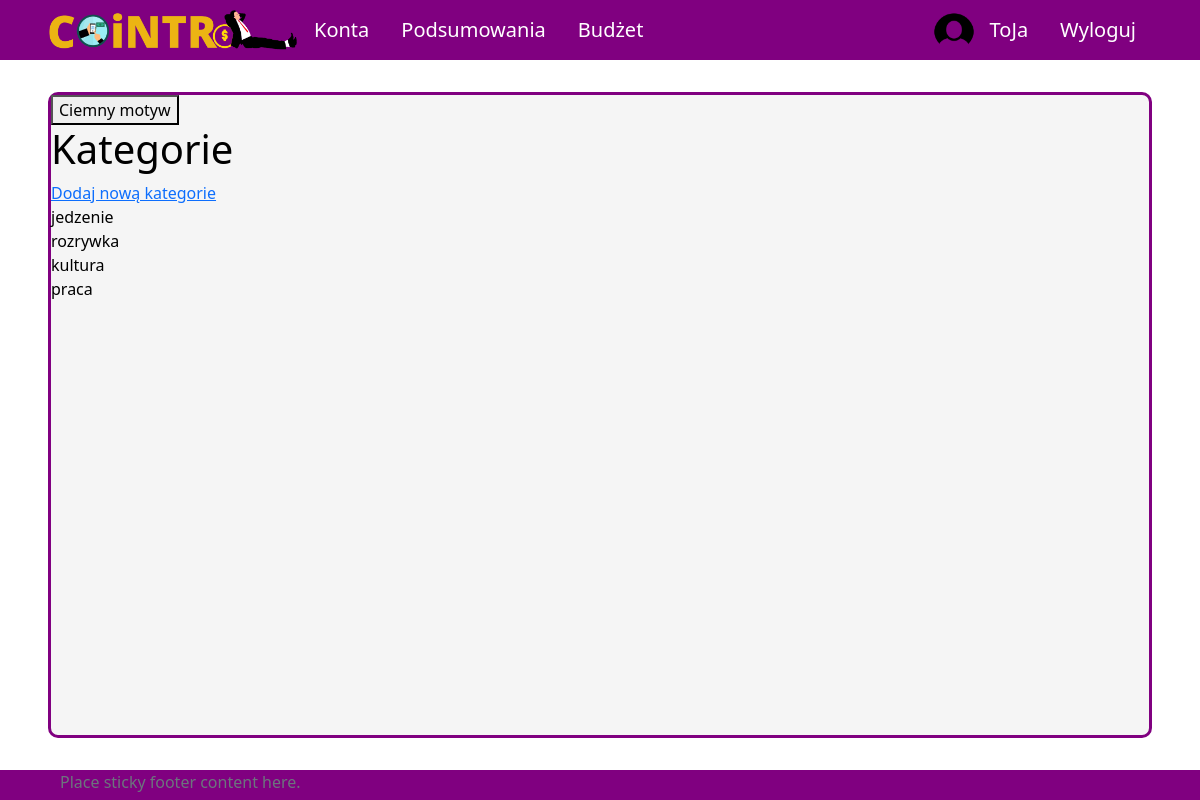
/profile/categories (signed in), run on an earlier commit of the app's database.
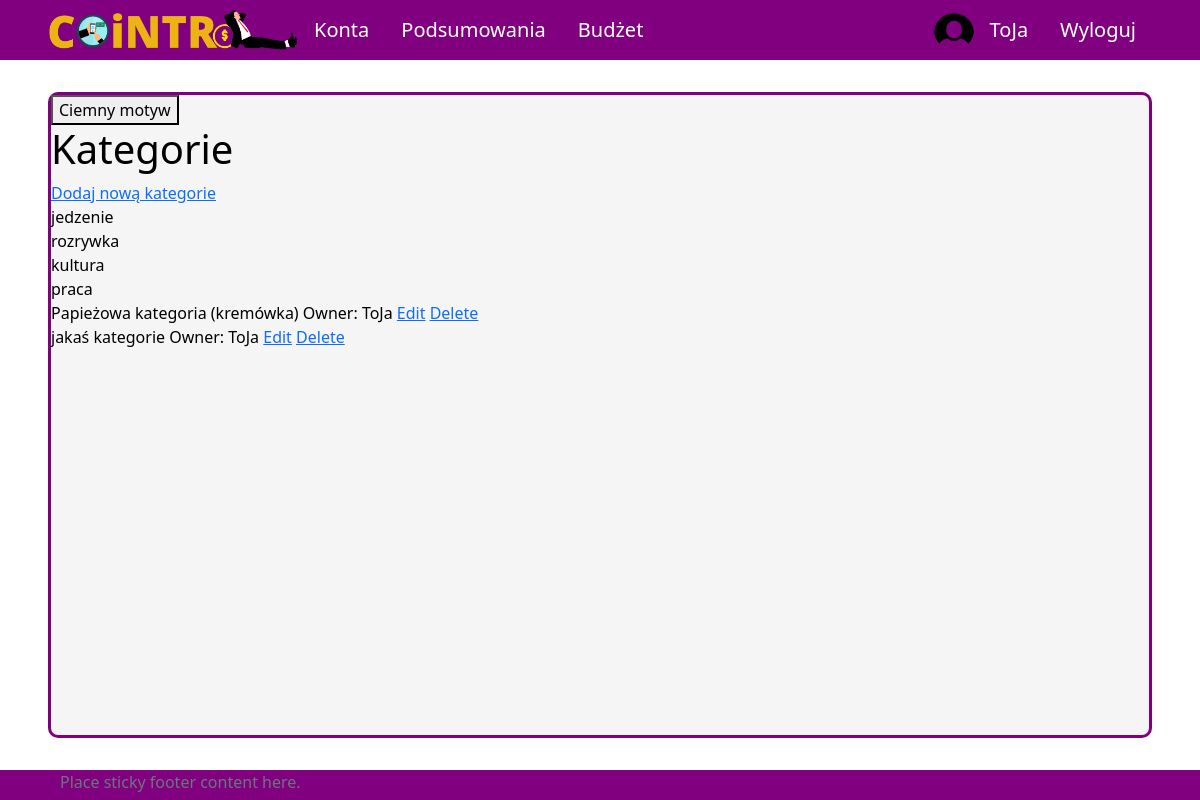
And on a later commit of the database.
### UsersApp/models.py (models this page shows, shortened)
class Category(models.Model):
    SCOPE_CHOICES = (
    ("INCOME", "income"),
    ("EXPENSE", "expense"),
    )
    name = models.CharField(max_length=255)
    owner = models.ForeignKey(Profile, null=True, blank=True, on_delete=models.CASCADE)
    scope = models.CharField(max_length=10, choices=SCOPE_CHOICES) #income / expense - do oddzielenia rodzaju transakcji
    id = models.UUIDField(default=uuid.uuid4, unique=True, primary_key=True, editable=False)

class Profile(models.Model):
    user = models.OneToOneField(User, on_delete=models.CASCADE, null=True, blank=True)
    name = models.CharField(max_length=200, blank=True, null=True)
    email = models.EmailField(max_length=400, null=True, blank=True)
    username = models.CharField(max_length=200, blank=True, null=True)
    currency = models.ForeignKey('Currency', on_delete=models.SET_NULL, null=True)
    image = models.ImageField(null=True, blank=True)
    created = models.DateTimeField(auto_now_add=True)
    id = models.UUIDField(default=uuid.uuid4, unique=True,
                            primary_key=True, editable=False)

### UsersApp/views.py (the view)
# urls.py: path('profile/categories', views.showCategories, name='all-categories'),
@login_required(login_url='login')
def showCategories(request):
    defaultCategory = Category.objects.filter(owner__isnull=True)
    userCategory = Category.objects.filter(owner=request.user.profile)
    context = {'defaultCategory' : defaultCategory, 'userCategory' : userCategory}
    return render(request, 'application/all-categories.html', context)

### templates/application/all-categories.html
{% extends 'application/base.html' %}
{% block content %}
<h1>Kategorie</h1>
<a href="{% url 'create-category' %}">Dodaj nową kategorie</a> <br />
{% for dc in defaultCategory %}
    {{dc.name}}
    <br />
{% endfor %}
{% for uc in userCategory %}
    {{uc.name}} Owner: {{uc.owner.username}}
    <a href="{% url 'edit-category' uc.id %}">Edit</a>
    <a href="{% url 'delete-category' uc.id %}" onclick=
    "return confirm('Are you sure you want to delete {{uc.name}}?')">Delete</a>
    <br />
{% endfor %}
{% endblock %}

What changed in the data, as far as the page shows it:
added Category: name "Papieżowa kategoria (kremówka)", owner.username "ToJa"
added Category: name "jakaś kategorie", owner.username "ToJa"
